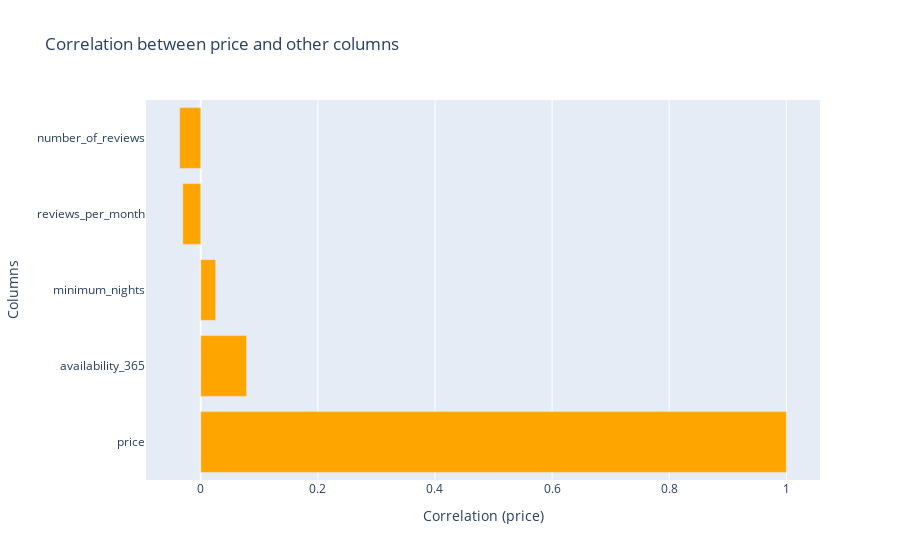
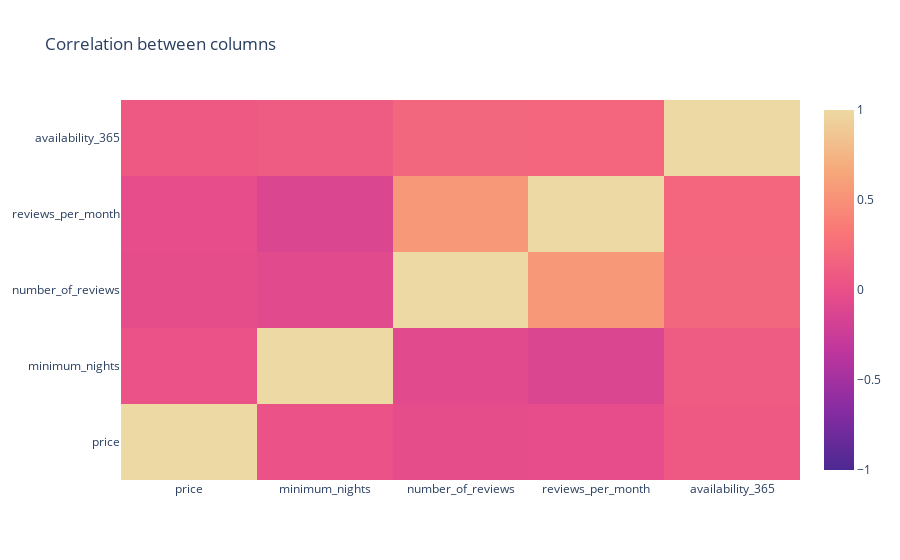
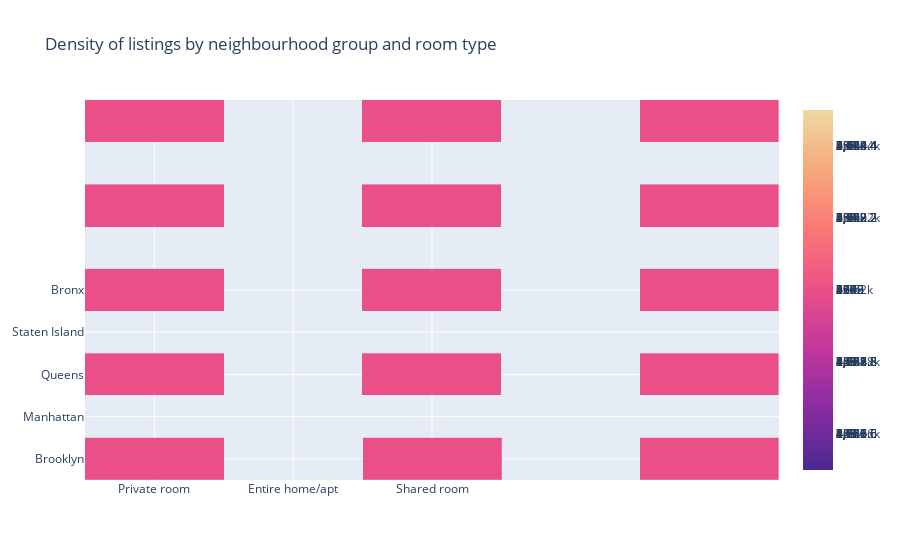
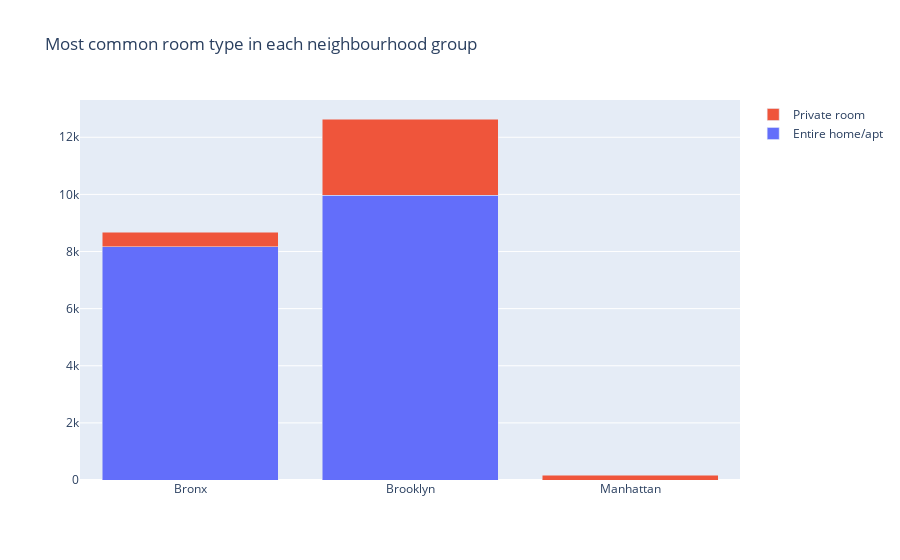

Write notebook code for charts like these, in order.
### Code cell
from dash import html, dcc
from modules.metrics import Metrics
from modules.predictor import Predictor

from jupyter_dash import JupyterDash

metrics = Metrics()
predictor = Predictor()

app = JupyterDash(__name__)

app.layout = html.Div([
    html.H1('Airbnb Metrics'),
    html.Img(src="./New_York_City_.png", width="400", alt="New_York_City"),

    html.H2('Overview'),
    html.P('The Airbnb Explorer project aims to provide users with insights into Airbnb listings in New York City. By '
           'analyzing data on Airbnb listings, this project helps users find the perfect rental for their needs.'),

    html.H2('Price'),
    html.H3('Average price of Airbnb listings in each neighbourhood group'),
    dcc.Graph(id='mean-price-per-neighbourhood', figure=metrics.mean_price_per_neighbourhood()),

    html.H2('Price Correlation'),
    html.P('The following graph shows the correlation between the price of a several features of a rental.'),
    html.H3('Correlation between price and other columns'),
    dcc.Graph(id='correlation-with-price', figure=metrics.correlation_with_price()),

    html.H3('Correlation between columns'),
    dcc.Graph(id='heatmap-correlation', figure=metrics.heatmap_correlation()),

    html.H2('Conveniences'),
    html.P('The following graph shows the number of rentals of each type in each neighborhood.'),
    html.H3('Density of listings by neighbourhood group and room type'),
    dcc.Graph(id='heatmap-density-of-listings', figure=metrics.heatmap_density_of_listings()),

    html.H3('Most common room type in each neighbourhood group'),
    dcc.Graph(id='most-common-room-type', figure=metrics.most_common_room_type()),

    html.H2('Reviews'),
    html.P(
        'The following graph shows the average number of reviews for listings per month in each neighbourhood group.'),
    html.H3('Average number of reviews for listings per month in each neighbourhood group'),
    html.Div(id='avg-number-of-reviews-per-month', children=metrics.avg_number_of_reviews_per_month()),

    html.H2('Availability'),
    html.P('The following graph shows the percentage of available listings from the last 365 days.'),
    html.H3('Percentage of available listings from the last 365 days'),
    html.Div(id='percentage-of-available-listings-from', children=metrics.percentage_of_available_listings_from()),

    predictor.create_form()
])

if __name__ == '__main__':
    app.run_server(mode='inline', port=8050, debug=True)

### Figure 1 — Plotly figure (JSON) as saved in the notebook; plotly's stock layout.template omitted (floating-point values rounded to 4 significant figures)
{"data": [{"marker": {"color": "orange"}, "orientation": "h", "type": "bar", "x": [1, 0.07828, 0.0255, -0.03062, -0.03592], "y": ["price", "availability_365", "minimum_nights", "reviews_per_month", "number_of_reviews"]}], "layout": {"title": {"text": "Correlation between price and other columns"}, "xaxis": {"title": {"text": "Correlation (price)"}}, "yaxis": {"title": {"text": "Columns"}}}}

### Figure 2 — Plotly figure (JSON) as saved in the notebook; plotly's stock layout.template omitted (floating-point values rounded to 4 significant figures)
{"data": [{"colorscale": [[0, "rgb(75, 41, 145)"], [0.1667, "rgb(135, 44, 162)"], [0.3333, "rgb(192, 54, 157)"], [0.5, "rgb(234, 79, 136)"], [0.6667, "rgb(250, 120, 118)"], [0.8333, "rgb(246, 169, 122)"], [1, "rgb(237, 217, 163)"]], "type": "heatmap", "x": ["price", "minimum_nights", "number_of_reviews", "reviews_per_month", "availability_365"], "y": ["price", "minimum_nights", "number_of_reviews", "reviews_per_month", "availability_365"], "z": [[1, 0.0255, -0.03592, -0.03062, 0.07828], [0.0255, 1, -0.06937, -0.1217, 0.1017], [-0.03592, -0.06937, 1, 0.5497, 0.1934], [-0.03062, -0.1217, 0.5497, 1, 0.1859], [0.07828, 0.1017, 0.1934, 0.1859, 1]], "zmax": 1, "zmin": -1}], "layout": {"title": {"text": "Correlation between columns"}}}

### Figure 3 — Plotly figure (JSON) as saved in the notebook; plotly's stock layout.template omitted (floating-point values rounded to 4 significant figures)
{"data": [{"colorscale": [[0, "rgb(75, 41, 145)"], [0.1667, "rgb(135, 44, 162)"], [0.3333, "rgb(192, 54, 157)"], [0.5, "rgb(234, 79, 136)"], [0.6667, "rgb(250, 120, 118)"], [0.8333, "rgb(246, 169, 122)"], [1, "rgb(237, 217, 163)"]], "type": "heatmap", "x": ["Private room"], "y": ["Brooklyn"], "z": [[7990]], "zmin": 0}, {"colorscale": [[0, "rgb(75, 41, 145)"], [0.1667, "rgb(135, 44, 162)"], [0.3333, "rgb(192, 54, 157)"], [0.5, "rgb(234, 79, 136)"], [0.6667, "rgb(250, 120, 118)"], [0.8333, "rgb(246, 169, 122)"], [1, "rgb(237, 217, 163)"]], "type": "heatmap", "x": ["Entire home/apt"], "y": ["Brooklyn"], "z": [[8159]], "zmin": 0}, {"colorscale": [[0, "rgb(75, 41, 145)"], [0.1667, "rgb(135, 44, 162)"], [0.3333, "rgb(192, 54, 157)"], [0.5, "rgb(234, 79, 136)"], [0.6667, "rgb(250, 120, 118)"], [0.8333, "rgb(246, 169, 122)"], [1, "rgb(237, 217, 163)"]], "type": "heatmap", "x": ["Shared room"], "y": ["Brooklyn"], "z": [[290]], "zmin": 0}, {"colorscale": [[0, "rgb(75, 41, 145)"], [0.1667, "rgb(135, 44, 162)"], [0.3333, "rgb(192, 54, 157)"], [0.5, "rgb(234, 79, 136)"], [0.6667, "rgb(250, 120, 118)"], [0.8333, "rgb(246, 169, 122)"], [1, "rgb(237, 217, 163)"]], "type": "heatmap", "x": ["Entire home/apt"], "y": ["Manhattan"], "z": [[9962]], "zmin": 0}, {"colorscale": [[0, "rgb(75, 41, 145)"], [0.1667, "rgb(135, 44, 162)"], [0.3333, "rgb(192, 54, 157)"], [0.5, "rgb(234, 79, 136)"], [0.6667, "rgb(250, 120, 118)"], [0.8333, "rgb(246, 169, 122)"], [1, "rgb(237, 217, 163)"]], "type": "heatmap", "x": ["Private room"], "y": ["Manhattan"], "z": [[6303]], "zmin": 0}, {"colorscale": [[0, "rgb(75, 41, 145)"], [0.1667, "rgb(135, 44, 162)"], [0.3333, "rgb(192, 54, 157)"], [0.5, "rgb(234, 79, 136)"], [0.6667, "rgb(250, 120, 118)"], [0.8333, "rgb(246, 169, 122)"], [1, "rgb(237, 217, 163)"]], "type": "heatmap", "x": ["Shared room"], "y": ["Manhattan"], "z": [[356]], "zmin": 0}, {"colorscale": [[0, "rgb(75, 41, 145)"], [0.1667, "rgb(135, 44, 162)"], [0.3333, "rgb(192, 54, 157)"], [0.5, "rgb(234, 79, 136)"], [0.6667, "rgb(250, 120, 118)"], [0.8333, "rgb(246, 169, 122)"], [1, "rgb(237, 217, 163)"]], "type": "heatmap", "x": ["Private room"], "y": ["Queens"], "z": [[2678]], "zmin": 0}, {"colorscale": [[0, "rgb(75, 41, 145)"], [0.1667, "rgb(135, 44, 162)"], [0.3333, "rgb(192, 54, 157)"], [0.5, "rgb(234, 79, 136)"], [0.6667, "rgb(250, 120, 118)"], [0.8333, "rgb(246, 169, 122)"], [1, "rgb(237, 217, 163)"]], "type": "heatmap", "x": ["Entire home/apt"], "y": ["Queens"], "z": [[1742]], "zmin": 0}, {"colorscale": [[0, "rgb(75, 41, 145)"], [0.1667, "rgb(135, 44, 162)"], [0.3333, "rgb(192, 54, 157)"], [0.5, "rgb(234, 79, 136)"], [0.6667, "rgb(250, 120, 118)"], [0.8333, "rgb(246, 169, 122)"], [1, "rgb(237, 217, 163)"]], "type": "heatmap", "x": ["Shared room"], "y": ["Queens"], "z": [[152]], "zmin": 0}, {"colorscale": [[0, "rgb(75, 41, 145)"], [0.1667, "rgb(135, 44, 162)"], [0.3333, "rgb(192, 54, 157)"], [0.5, "rgb(234, 79, 136)"], [0.6667, "rgb(250, 120, 118)"], [0.8333, "rgb(246, 169, 122)"], [1, "rgb(237, 217, 163)"]], "type": "heatmap", "x": ["Private room"], "y": ["Staten Island"], "z": [[159]], "zmin": 0}, {"colorscale": [[0, "rgb(75, 41, 145)"], [0.1667, "rgb(135, 44, 162)"], [0.3333, "rgb(192, 54, 157)"], [0.5, "rgb(234, 79, 136)"], [0.6667, "rgb(250, 120, 118)"], [0.8333, "rgb(246, 169, 122)"], [1, "rgb(237, 217, 163)"]], "type": "heatmap", "x": ["Entire home/apt"], "y": ["Staten Island"], "z": [[150]], "zmin": 0}, {"colorscale": [[0, "rgb(75, 41, 145)"], [0.1667, "rgb(135, 44, 162)"], [0.3333, "rgb(192, 54, 157)"], [0.5, "rgb(234, 79, 136)"], [0.6667, "rgb(250, 120, 118)"], [0.8333, "rgb(246, 169, 122)"], [1, "rgb(237, 217, 163)"]], "type": "heatmap", "x": ["Shared room"], "y": ["Staten Island"], "z": [[5]], "zmin": 0}, {"colorscale": [[0, "rgb(75, 41, 145)"], [0.1667, "rgb(135, 44, 162)"], [0.3333, "rgb(192, 54, 157)"], [0.5, "rgb(234, 79, 136)"], [0.6667, "rgb(250, 120, 118)"], [0.8333, "rgb(246, 169, 122)"], [1, "rgb(237, 217, 163)"]], "type": "heatmap", "x": ["Private room"], "y": ["Bronx"], "z": [[524]], "zmin": 0}, {"colorscale": [[0, "rgb(75, 41, 145)"], [0.1667, "rgb(135, 44, 162)"], [0.3333, "rgb(192, 54, 157)"], [0.5, "rgb(234, 79, 136)"], [0.6667, "rgb(250, 120, 118)"], [0.8333, "rgb(246, 169, 122)"], [1, "rgb(237, 217, 163)"]], "type": "heatmap", "x": ["Entire home/apt"], "y": ["Bronx"], "z": [[308]], "zmin": 0}, {"colorscale": [[0, "rgb(75, 41, 145)"], [0.1667, "rgb(135, 44, 162)"], [0.3333, "rgb(192, 54, 157)"], [0.5, "rgb(234, 79, 136)"], [0.6667, "rgb(250, 120, 118)"], [0.8333, "rgb(246, 169, 122)"], [1, "rgb(237, 217, 163)"]], "type": "heatmap", "x": ["Shared room"], "y": ["Bronx"], "z": [[43]], "zmin": 0}], "layout": {"title": {"text": "Density of listings by neighbourhood group and room type"}}}

### Figure 4 — Plotly figure (JSON) as saved in the notebook; plotly's stock layout.template omitted (floating-point values rounded to 4 significant figures)
{"data": [{"name": "Entire home/apt", "type": "bar", "x": ["Bronx", "Brooklyn", "Manhattan", "Queens", "Staten Island"], "y": [8159, 9962]}, {"name": "Private room", "type": "bar", "x": ["Bronx", "Brooklyn", "Manhattan", "Queens", "Staten Island"], "y": [524, 2678, 159]}, {"name": "Shared room", "type": "bar", "x": ["Bronx", "Brooklyn", "Manhattan", "Queens", "Staten Island"], "y": []}], "layout": {"barmode": "stack", "title": {"text": "Most common room type in each neighbourhood group"}}}
